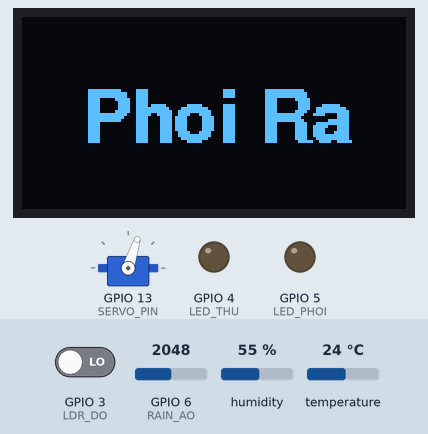
Recording of a program running on a simulated ESP32-S3. Shown: 128×64 one-colour display, servo, output pins drawn as LEDs (lit = HIGH). The test bench sets the inputs (shaded band); at power-on: GPIO 6 (RAIN_AO) = 2048, GPIO 3 (LDR_DO) LOW, temperature 24 °C, humidity 55 %. What the program prints to the serial monitor is not drawn.

Above: at 1.9 s.
2.3 s: GPIO 6 (RAIN_AO) set to 1972
At 5.6 s:
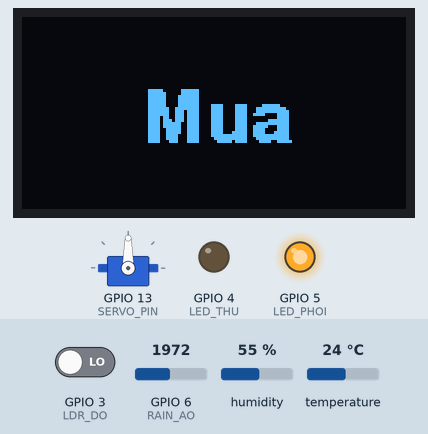
7.3 s: GPIO 6 (RAIN_AO) set to 2040
At 13.4 s:
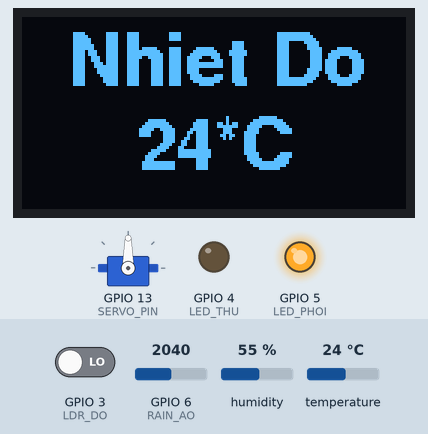
14.3 s: GPIO 3 (LDR_DO) driven HIGH
At 25.4 s:
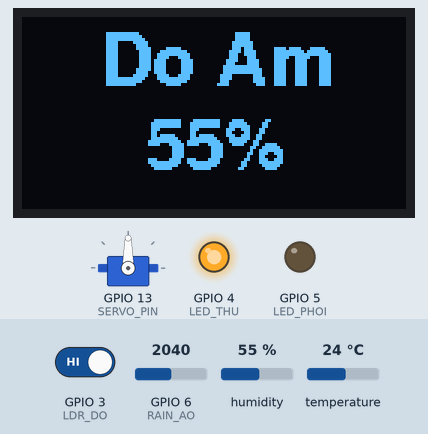
26.0 s: GPIO 3 (LDR_DO) driven LOW
At 47.4 s:
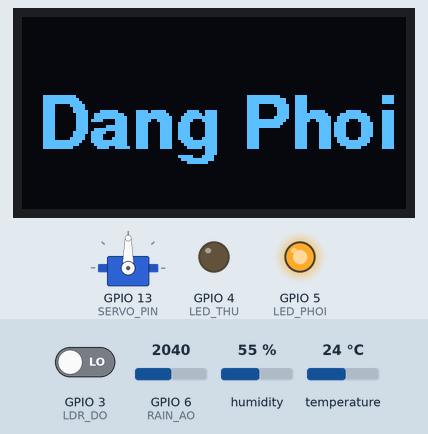
47.7 s: temperature set to 12 °C
At 56.9 s:
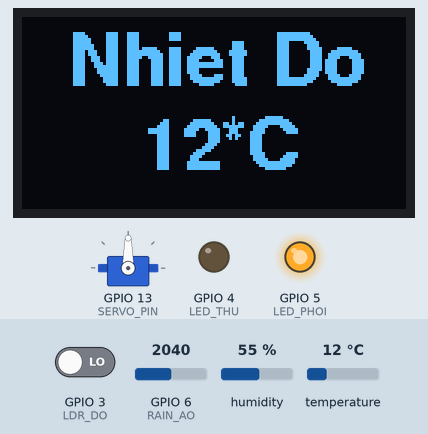
57.7 s: humidity set to 22 %
At 67.4 s:
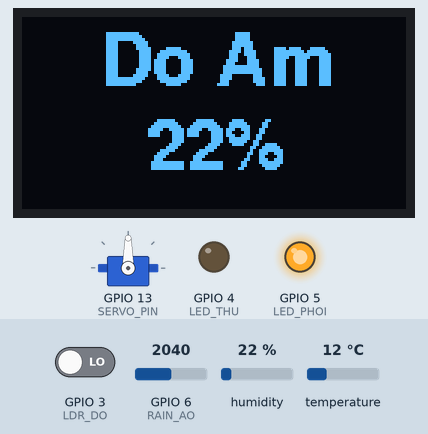
Timing chart, 0 to 68.8 s (numbered marks = the images above; inputs shaded):
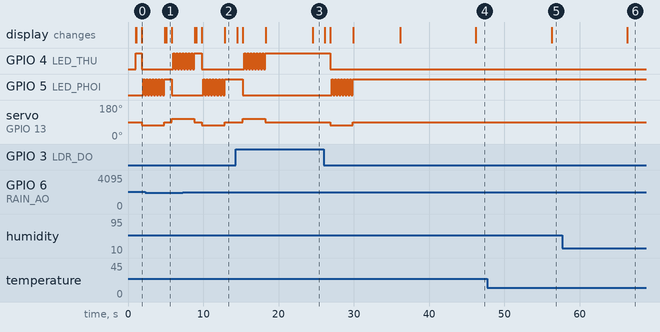

The program:

main.cpp
```cpp
#include <Arduino.h>
#include <Wire.h>
#include <Adafruit_GFX.h>
#include <Adafruit_SSD1306.h>
#include <Fonts/FreeSansBold12pt7b.h>
#include <ESP32Servo.h>
#include <DHT.h>

// ================= OLED =================
#define SCREEN_WIDTH 128
#define SCREEN_HEIGHT 64
#define OLED_RESET   -1

// Chân I2C OLED (đúng mạch bạn đang dùng)
#define OLED_SDA 8
#define OLED_SCL 9

Adafruit_SSD1306 display(SCREEN_WIDTH, SCREEN_HEIGHT, &Wire, OLED_RESET);

// ================= SERVO MG996R =================
Servo mg996;

const int SERVO_PIN    = 13;    // chân PWM điều khiển servo
const int STOP_PWM     = 1500;  // xung dừng

// ĐÃ ĐẢO CHIỀU THEO YÊU CẦU:
// FORWARD = quay ra (phơi), REVERSE = quay vào (thu)
const int FORWARD_PWM  = 1300;  // quay ra
const int REVERSE_PWM  = 1700;  // quay vào

const int MOVE_TIME    = 3000;  // thời gian quay mỗi lần (ms)

// Cờ báo servo đang quay hay không (để không đổi màn hình khi đang chạy)
bool isMovingServo = false;

// ================= CẢM BIẾN ÁNH SÁNG & MƯA =================
const int LDR_DO   = 3;   // DO cảm biến quang (HIGH = tối, LOW = sáng)
const int RAIN_AO  = 6;   // AO cảm biến mưa (analog)

// Ngưỡng mưa – bạn đã đo AO ~1500 khi có vài giọt
int RAIN_THRESHOLD = 2000; // < ngưỡng -> coi là có mưa

// ================= DHT22 =================
// DATA DHT22 nối với GPIO 2
const int DHT_PIN  = 2;
#define DHTTYPE DHT22
DHT dht(DHT_PIN, DHTTYPE);

// Đọc DHT 5s/lần (khuyến cáo của DHT22)
unsigned long lastDhtRead = 0;
const unsigned long DHT_INTERVAL = 5000; // ms

float lastTemp = NAN;  // °C
float lastHum  = NAN;  // %

// ================= LED TRẠNG THÁI =================
const int LED_THU  = 4;  // LED đỏ – thu
const int LED_PHOI = 5;  // LED xanh – phơi

// ================= TRẠNG THÁI GIÀN PHƠI =================
// false = thu vào (IN), true = phơi ngoài (OUT)
bool isOut = false;

// Nhớ trạng thái môi trường trước đó
bool lastIsBright  = false;
bool lastIsRaining = false;

// Nhớ trạng thái đã in ra Serial (giảm spam)
bool lastDebugBright = false;
bool lastDebugRain   = false;
bool lastDebugOut    = false;

// Lý do di chuyển – để hiển thị chữ cho đúng
enum MoveReason {
  REASON_BRIGHT,       // do trời sáng
  REASON_DARK,         // do trời tối
  REASON_RAIN,         // do vừa mưa
  REASON_RAIN_CLEARED  // do vừa tạnh mưa
};

// ================= LUÂN PHIÊN MÀN HÌNH OLED =================
// 10s: trạng thái ("Dang Phoi" / "Thu Xong")
// 10s: nhiệt độ
// 10s: độ ẩm
enum DisplayMode {
  DISPLAY_STATUS,
  DISPLAY_TEMP,
  DISPLAY_HUM
};

DisplayMode displayMode = DISPLAY_STATUS;
unsigned long lastDisplayToggle = 0;
const unsigned long DISPLAY_INTERVAL = 10000; // 10 giây

// ============== HÀM OLED CƠ BẢN ==============

// In 1 chuỗi với font FreeSansBold12pt7b, căn giữa màn hình
void showCenteredBig(const char *text) {
  display.clearDisplay();
  display.setRotation(0);
  display.setFont(&FreeSansBold12pt7b);
  display.setTextColor(SSD1306_WHITE);

  int16_t x1, y1;
  uint16_t w, h;
  display.getTextBounds(text, 0, 0, &x1, &y1, &w, &h);

  int16_t x = (SCREEN_WIDTH - w) / 2;
  int16_t y = (SCREEN_HEIGHT + h) / 2;

  display.setCursor(x, y);
  display.println(text);
  display.display();
}

// Hiển thị 2 dòng to: dòng 1 và dòng 2, đều căn giữa
void showTwoLineBig(const char *line1, const char *line2) {
  display.clearDisplay();
  display.setRotation(0);
  display.setFont(&FreeSansBold12pt7b);
  display.setTextColor(SSD1306_WHITE);

  // Dòng 1 (ví dụ "Nhiet Do")
  int16_t x1, y1;
  uint16_t w1, h1;
  display.getTextBounds(line1, 0, 0, &x1, &y1, &w1, &h1);
  int16_t xLine1 = (SCREEN_WIDTH - w1) / 2;
  int16_t yLine1 = 22; // hơi cao một chút

  // Dòng 2 (ví dụ "28*C")
  int16_t x2, y2;
  uint16_t w2, h2;
  display.getTextBounds(line2, 0, 0, &x2, &y2, &w2, &h2);
  int16_t xLine2 = (SCREEN_WIDTH - w2) / 2;
  int16_t yLine2 = 50; // thấp hơn

  display.setCursor(xLine1, yLine1);
  display.println(line1);

  display.setCursor(xLine2, yLine2);
  display.println(line2);

  display.display();
}

// Màn hình trạng thái ổn định: "Dang Phoi" hoặc "Thu Xong"
void showStatusStable() {
  if (isOut) {
    showCenteredBig("Dang Phoi");
  } else {
    showCenteredBig("Thu Xong");
  }
}

// Màn hình nhiệt độ – chữ to: "Nhiet Do" + "28*C"
void showTempBig() {
  if (isnan(lastTemp)) {
    showCenteredBig("DHT ERR");
    return;
  }

  char value[16];
  // Ví dụ: 28.3 -> "28*C"
  snprintf(value, sizeof(value), "%.0f*C", lastTemp);

  showTwoLineBig("Nhiet Do", value);
}

// Màn hình độ ẩm – chữ to: "Do Am" + "75%"
void showHumBig() {
  if (isnan(lastHum)) {
    showCenteredBig("DHT ERR");
    return;
  }

  char value[16];
  // Ví dụ: 75.2 -> "75%"
  snprintf(value, sizeof(value), "%.0f%%", lastHum);

  showTwoLineBig("Do Am", value);
}

// ============== HÀM ĐIỀU KHIỂN SERVO ==============

// Quay servo với LED nháy trong thời gian MOVE_TIME
void moveServoWithBlink(int pwm, int ledBlinkPin) {
  unsigned long start = millis();
  bool ledState = false;

  isMovingServo = true; // đang quay -> tạm thời không đổi màn hình luân phiên

  // Tắt LED còn lại để khỏi lẫn
  if (ledBlinkPin == LED_THU) {
    digitalWrite(LED_PHOI, LOW);
  } else {
    digitalWrite(LED_THU, LOW);
  }

  mg996.writeMicroseconds(pwm);

  while (millis() - start < MOVE_TIME) {
    digitalWrite(ledBlinkPin, ledState);
    ledState = !ledState;
    delay(200);
  }

  mg996.writeMicroseconds(STOP_PWM);
  isMovingServo = false;
}

// Di chuyển RA (phơi)
void moveOut(MoveReason reason) {
  // Hiển thị lý do lúc bắt đầu
  if (reason == REASON_RAIN_CLEARED) {
    showCenteredBig("Tanh");
    delay(700);
  } else if (reason == REASON_BRIGHT) {
    showCenteredBig("Sang");
    delay(700);
  }

  // Thông báo đang phơi ra
  showCenteredBig("Phoi Ra");

  // Quay servo + nháy LED xanh
  moveServoWithBlink(FORWARD_PWM, LED_PHOI);

  // Trạng thái ổn định: đang phơi
  digitalWrite(LED_THU, LOW);
  digitalWrite(LED_PHOI, HIGH);
  showStatusStable(); // "Dang Phoi"

  // Sau khi dừng: bắt đầu chu kỳ màn hình từ STATUS
  displayMode = DISPLAY_STATUS;
  lastDisplayToggle = millis();
}

// Di chuyển VÀO (thu)
void moveIn(MoveReason reason) {
  // Hiển thị lý do lúc bắt đầu
  if (reason == REASON_RAIN) {
    showCenteredBig("Mua");
    delay(700);
  } else if (reason == REASON_DARK) {
    showCenteredBig("Toi");
    delay(700);
  }

  // Thông báo đang thu vào
  showCenteredBig("Thu Vao");

  // Quay servo + nháy LED đỏ
  moveServoWithBlink(REVERSE_PWM, LED_THU);

  // Trạng thái ổn định: đã thu xong
  digitalWrite(LED_PHOI, LOW);
  digitalWrite(LED_THU, HIGH);
  showStatusStable(); // "Thu Xong"

  // Sau khi dừng: bắt đầu chu kỳ màn hình từ STATUS
  displayMode = DISPLAY_STATUS;
  lastDisplayToggle = millis();
}

// ============== SETUP & LOOP ==============

void setup() {
  Serial.begin(115200);
  delay(1000);

  // OLED
  Wire.begin(OLED_SDA, OLED_SCL);
  display.begin(SSD1306_SWITCHCAPVCC, 0x3C);

  // Servo
  mg996.setPeriodHertz(50);
  mg996.attach(SERVO_PIN, 500, 2500);
  mg996.writeMicroseconds(STOP_PWM);

  // I/O
  pinMode(LDR_DO, INPUT);
  pinMode(RAIN_AO, INPUT);
  pinMode(LED_THU, OUTPUT);
  pinMode(LED_PHOI, OUTPUT);

  // DHT22
  dht.begin();

  // Đọc trạng thái ban đầu ánh sáng + mưa
  bool isDarkStart    = (digitalRead(LDR_DO) == HIGH);
  bool isBrightStart  = !isDarkStart;
  int  rainStart      = analogRead(RAIN_AO);
  bool isRainingStart = (rainStart < RAIN_THRESHOLD);

  lastIsBright  = isBrightStart;
  lastIsRaining = isRainingStart;

  lastDebugBright = isBrightStart;
  lastDebugRain   = isRainingStart;
  lastDebugOut    = isOut;

  // Trạng thái ban đầu LED + OLED
  if (isOut) {
    digitalWrite(LED_PHOI, HIGH);
    digitalWrite(LED_THU, LOW);
  } else {
    digitalWrite(LED_THU, HIGH);
    digitalWrite(LED_PHOI, LOW);
  }
  showStatusStable();

  // Bắt đầu chu kỳ hiển thị từ STATUS
  displayMode = DISPLAY_STATUS;
  lastDisplayToggle = millis();

  Serial.println("He thong gian phoi start.");
}

void loop() {
  unsigned long now = millis();

  // ===== CẢM BIẾN ÁNH SÁNG & MƯA =====
  bool isDark    = (digitalRead(LDR_DO) == HIGH);
  bool isBright  = !isDark;          // DO: HIGH = tối, LOW = sáng
  int  rainVal   = analogRead(RAIN_AO);
  bool isRaining = (rainVal < RAIN_THRESHOLD);

  // LOGIC CHÍNH:
  // Sáng + không mưa -> phơi ngoài (OUT)
  // Còn lại          -> thu vào (IN)
  bool shouldOut = (isBright && !isRaining);

  // In debug khi có thay đổi
  if (isBright != lastDebugBright ||
      isRaining != lastDebugRain ||
      isOut    != lastDebugOut) {

    Serial.print("Bright=");
    Serial.print(isBright ? "YES" : "NO");
    Serial.print(" | Raining=");
    Serial.print(isRaining ? "YES" : "NO");
    Serial.print(" | isOut=");
    Serial.println(isOut ? "OUT" : "IN");

    lastDebugBright = isBright;
    lastDebugRain   = isRaining;
    lastDebugOut    = isOut;
  }

  // ===== QUYẾT ĐỊNH DI CHUYỂN GIÀN PHƠI =====
  if (shouldOut && !isOut) {
    // Đang ở trong -> nên ra ngoài
    MoveReason reason;
    if (lastIsRaining && !isRaining) {
      reason = REASON_RAIN_CLEARED; // vừa tạnh mưa
    } else {
      reason = REASON_BRIGHT;       // trời vừa sáng
    }
    moveOut(reason);
    isOut = true;
  }
  else if (!shouldOut && isOut) {
    // Đang ở ngoài -> nên thu vào
    MoveReason reason;
    if (!lastIsRaining && isRaining) {
      reason = REASON_RAIN;         // vừa bắt đầu mưa
    } else {
      reason = REASON_DARK;         // trời tối
    }
    moveIn(reason);
    isOut = false;
  }

  // Lưu trạng thái để so sánh cho vòng sau
  lastIsBright  = isBright;
  lastIsRaining = isRaining;

  // ===== ĐỌC DHT22 ĐỊNH KỲ (5s/lần) =====
  if (now - lastDhtRead >= DHT_INTERVAL) {
    lastDhtRead = now;

    float h = dht.readHumidity();
    float t = dht.readTemperature(); // °C

    if (!isnan(h) && !isnan(t)) {
      lastHum  = h;
      lastTemp = t;

      Serial.print("DHT22 -> Temp: ");
      Serial.print(t);
      Serial.print(" *C  | Hum: ");
      Serial.print(h);
      Serial.println(" %");
    } else {
      Serial.println("DHT22 read error");
    }
  }

  // ===== LUÂN PHIÊN MÀN HÌNH OLED (CHỈ KHI SERVO ĐANG ĐỨNG YÊN) =====
  if (!isMovingServo) {
    if (now - lastDisplayToggle >= DISPLAY_INTERVAL) {
      lastDisplayToggle = now;

      // Chuyển sang mode tiếp theo
      if (displayMode == DISPLAY_STATUS) {
        displayMode = DISPLAY_TEMP;
      } else if (displayMode == DISPLAY_TEMP) {
        displayMode = DISPLAY_HUM;
      } else {
        displayMode = DISPLAY_STATUS;
      }

      // Hiển thị theo mode
      if (displayMode == DISPLAY_STATUS) {
        showStatusStable();
      } else if (displayMode == DISPLAY_TEMP) {
        showTempBig();
      } else { // DISPLAY_HUM
        showHumBig();
      }
    }
  }

  delay(200); // vòng lặp đủ chậm, không load CPU nhiều
}
```

Measured:
- the behaviour switches between 2000 and 1999 on GPIO 6 (RAIN_AO) (found by bisection; images 0 and 1)
- after the input at 2.3 s, GPIO 4 (LED_THU): alternates HIGH for 0.20 s and LOW for 0.20 s, starting after 3.7 s; the display: first differs from a run without the input after 2.8 s (image 1)
- after the input at 7.3 s, GPIO 5 (LED_PHOI): alternates HIGH for 0.20 s and LOW for 0.20 s, 15 changes in all, then stays HIGH, starting after 2.7 s; the display: first differs from a run without the input after 1.8 s (image 2 shows a later state)
- after the input at 14.3 s, GPIO 4 (LED_THU): alternates HIGH for 0.20 s and LOW for 0.20 s, 15 changes in all, then stays HIGH, starting after 1.1 s; GPIO 5 (LED_PHOI): HIGH → LOW after 0.93 s; servo on GPIO 13 (SERVO_PIN): 90° → 108° after 0.93 s, → 90° 3.0 s later; the display: first changes after 0.20 s (image 3 shows a later state)
- after the input at 26.0 s, GPIO 4 (LED_THU): HIGH → LOW after 0.88 s; GPIO 5 (LED_PHOI): alternates HIGH for 0.20 s and LOW for 0.20 s, 15 changes in all, then stays HIGH, starting after 1.1 s; servo on GPIO 13 (SERVO_PIN): 90° → 72° after 0.88 s, → 90° 3.0 s later; the display: first changes after 0.15 s (image 4 shows a later state)
- after the input at 47.7 s, the display: changes after 8.6 s (image 5)
- after the input at 57.7 s, the display: changes after 8.6 s (image 6)
